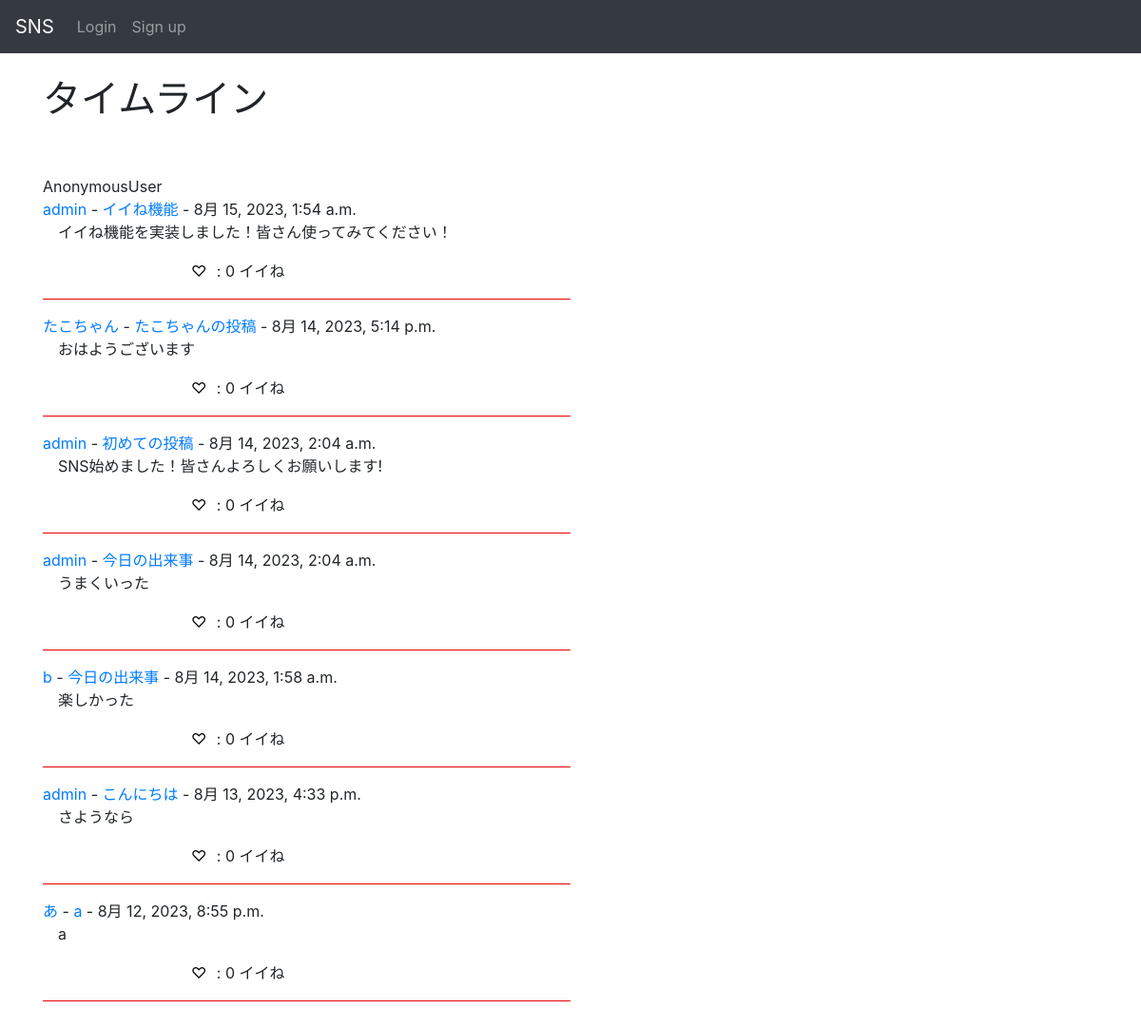
The page /sns/ on the database as committed earlier.
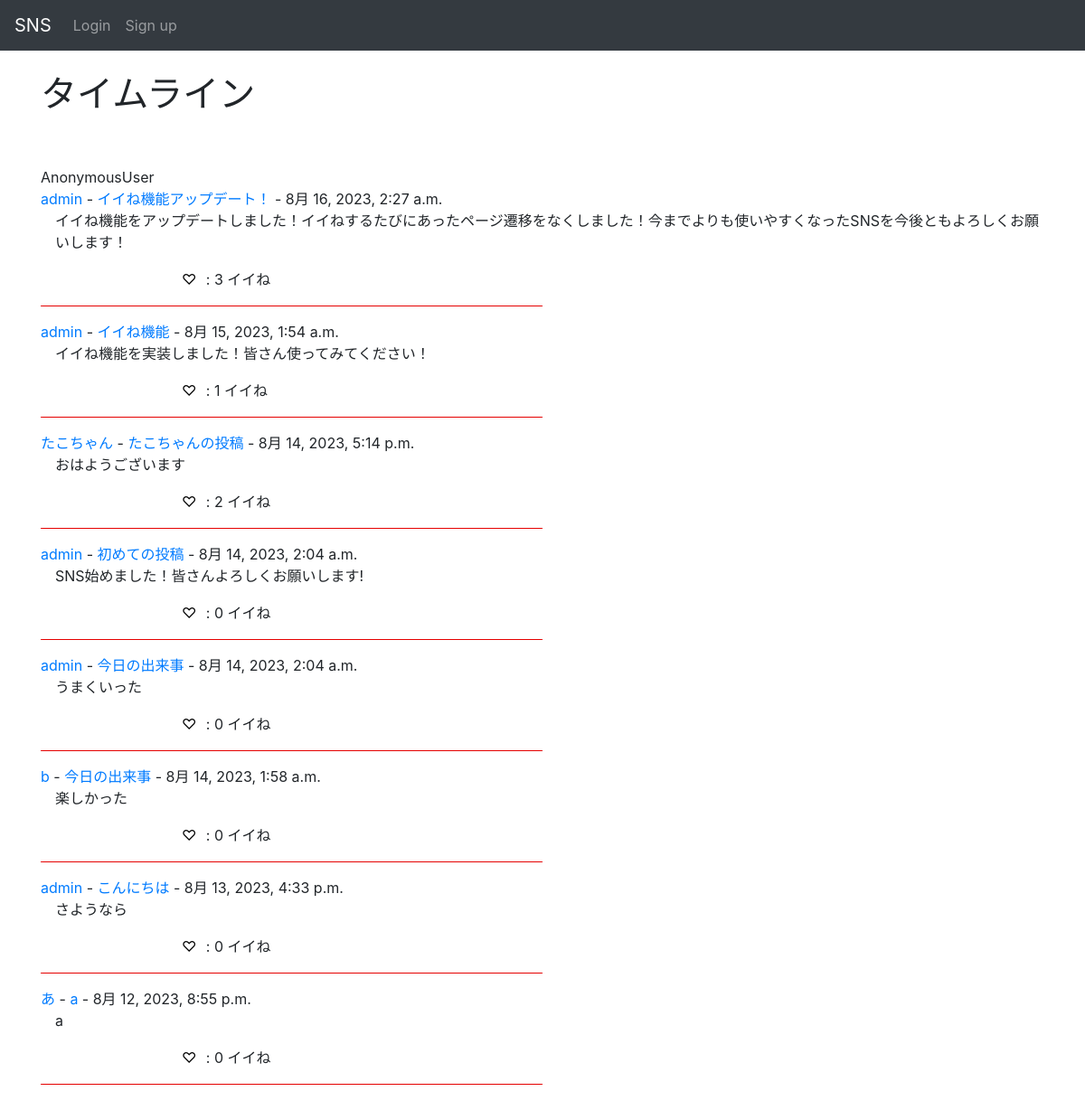
The same page on the database as committed later.
### sns/models.py (models this page shows, shortened)
class Post(models.Model):
    id = models.UUIDField(primary_key=True, default=uuid.uuid4, editable=False)
    title = models.CharField(max_length=50)
    detail = models.CharField(max_length=255)
    author = models.ForeignKey(
        get_user_model(),
        on_delete=models.CASCADE
    )
    created_at = models.DateTimeField(auto_now_add=True)
    good_num = models.IntegerField(default=0)

### accounts/models.py (models this page shows, shortened)
class CustomUser(AbstractBaseUser, PermissionsMixin):
    id = models.UUIDField(primary_key=True, default=uuid.uuid4, editable=False)
    email = models.EmailField(_("email address"), unique=True, blank=True)
    is_staff = models.BooleanField(
        _("staff status"),
        default=False,
        help_text=_("Designates whether the user can log into this admin site."),
    )
    username = models.CharField(_("username"), max_length=50)
    usertag = models.CharField(_("usertag"), max_length=16, default=randomname(16), unique=True)
    created_at = models.DateTimeField(auto_now_add=True)
    objects = CustomUserManager()
    EMAIL_FIELD = "email"
    USERNAME_FIELD = "email"
    REQUIRED_FIELDS = ["username", "usertag"]
    class Meta:
        verbose_name = _("user")
        verbose_name_plural = _("users")
    def __str__(self):
        return self.username

### sns/views.py (the view, shortened to what this page needs)
# urls.py: path("", views.IndexView.as_view(), name="index"),
class IndexView(generic.ListView):
    model = Post
    def get_context_data(self, *args, **kwargs: Any):
        context = super().get_context_data(*args, **kwargs)
        if self.request.user.is_anonymous:
            return context

### sns/templates/sns/post_list.html (shortened to what this page needs)
{% extends 'base.html' %}
{% block content %}
<h1>タイムライン</h1><br><br>
{{ request.user }}
<div>
    {% load static %}
    {% for post in object_list reversed %}
        <a href='{% url "accounts:user" post.author.pk%}'>
            {{ post.author }}
        </a>-
        <a href='{% url "sns:post" post.pk %}'>
            {{ post.title }}
        </a>-
            {{ post.created_at }}
        <br>
        <p>
            {{ post.detail }}
        </p>
        <p style="margin-left:150px">
        {% if request.user.is_anonymous %}
            <button onClick="location.href='{% url 'sns:good' post.id 1 %}'" class="good">♡</button>
        {% endif %}
        : <span id="num_{{ post.id }}">{{ post.good_num }}</span> イイね
        <hr size="30" color="red" width="50%" align="left">
        </p>
    {% endfor %}
</div>
<br>
<br>
<br>
{% endblock %}

### templates/base.html (shortened to what this page needs)
<!DOCTYPE html>
<html>
    <head>
        <link rel='stylesheet' href='https://maxcdn.bootstrapcdn.com/bootstrap/4.0.0/css/bootstrap.min.css' >
    </head>
    <body>
        <nav class='navbar navbar-expand-sm navbar-dark bg-dark fixed-top'>
            <a class='navbar-brand' href='{% url "sns:index" %}'>SNS</a>
            <ul class="navbar-nav">
                {% if user.is_authenticated %}
                    <li class="navbar-item">
                        <a href='{% url "accounts:user" user.id %}'>
                            <span class="navbar-text">{{ user }} -</span>
                        </a>
                    </li>
                    <li class="nav-item">
                        <a href='{% url "logout" %}' class="logout nav-link">
                            Logout
                        </a>
                    </li>
                {% else %}
                    <li class="nav-item">
                        <a href='{% url "login" %}' class="login nav-link">
                            Login
                        </a>
                    </li>
                    <li class="nav-item">
                        <a href='{% url "accounts:signup" %}' class="signup nav-link">Sign up</a>
                    </li>
                {% endif %}
            </ul>
        </nav>
        <div class='container'>
            {% block content %}
            {% endblock %}
        </div>
    </body>
</html>

### templates/base.html (style rules this page uses)
body { padding-top : 80px }

### sns/templates/sns/post_list.html (style rules this page uses)
p { margin-left:1rem; }
.good, .good:focus, .good:hover { border: none; outline: none; background: none; }

Rows that differ between the two databases and show on the page:
added Post: author "admin", title "イイね機能アップデート！", created_at "8月 16, 2023, 2:27 a.m.", detail "イイね機能をアップデートしました！イイねするたびにあったページ遷移をなくしました！今までよりも使いやすくなったSNSを今後ともよろしくお願いします！", good_num "3"
changed Post "イイね機能": good_num "0" → "1"
changed Post "たこちゃんの投稿": good_num "0" → "2"
